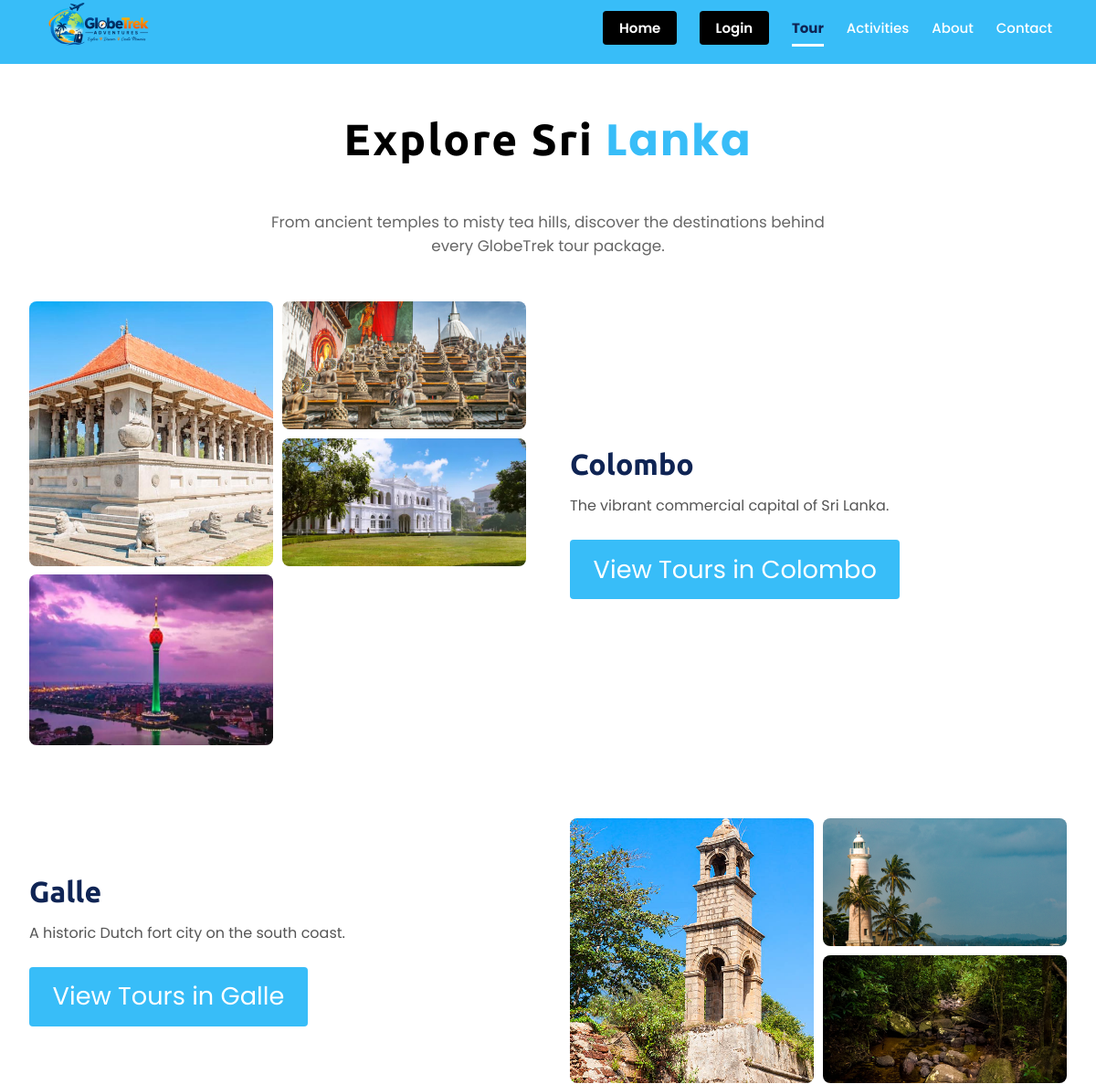
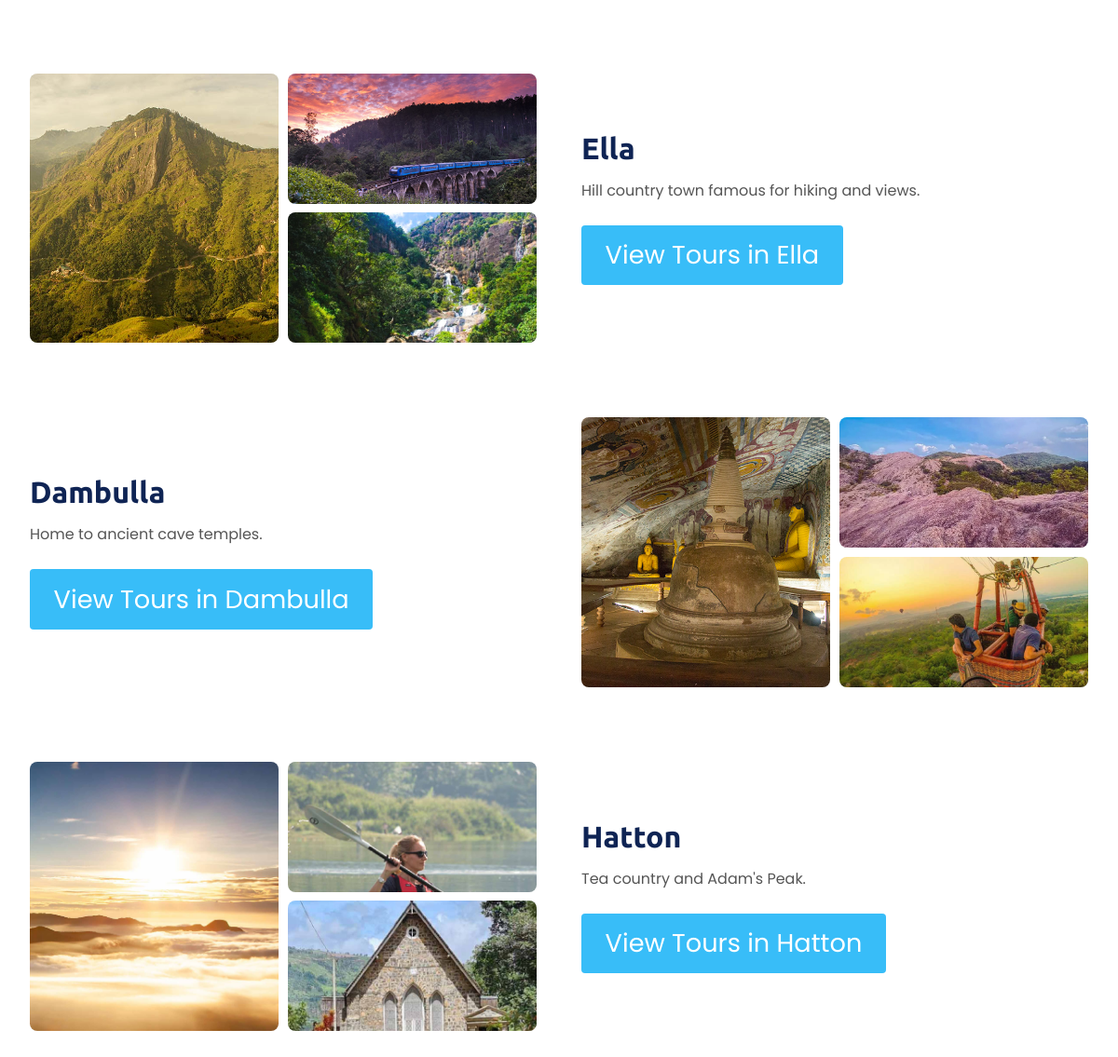
Page /Traveling_Website/php/destinations.php on the committed database (2 pictures, top to bottom).
### tables this page shows
CREATE TABLE destinations (
    destination_id INT AUTO_INCREMENT PRIMARY KEY,
    name            VARCHAR(100) NOT NULL,       
    description     TEXT,
    image_folder    VARCHAR(100)                 
);

### Traveling_Website/php/destinations.php (the view, shortened to what this page needs)
<?php
require 'db_connect.php';
$destinations = $conn->query("SELECT * FROM destinations ORDER BY destination_id");
$destination_images = [
    'Colombo'  => ['Independence-Square-800-x-500.jpg', 'Gangaramaya-Temple.jpg', 'Colombo-National-Museum.jpg', 'Nelum-Tower.jpg'],
    'Galle'    => ['Dutch_fort.jpg', 'Fort-Lighthouse-1.jpg', 'Kanneliya-Forest.jpg'],
    'Ella'     => ['Mini-Adams-peak-800x550-1.jpg', 'Demodara-Bridge.jpg', 'Ravana-Ella-falls.jpg'],
    'Dambulla' => ['Dambulla-Cave-Temple-800-x-500.jpg', 'Rose-quartz-mountain.jpg', 'Hot-Air-Balloon-Ride.jpg'],
    'Hatton'   => ['Adams_peak_sunrise.jpg', 'Kayaking_on_Castlereagh.jpg', 'Warleigh_Church.jpg'],
];
$user_id = isset($_SESSION['user_id']) ? $_SESSION['user_id'] : null;
?>
<!DOCTYPE html>
<html lang="en">
<head>
    <link rel="stylesheet" href="../css/style.css">
    <link rel="stylesheet" href="../css/responsive.css">
    <link rel="stylesheet" href="../css/destinations.css">
</head>
<body>
<header>
    <div class="container">
        <nav>
            <div class="logo"><img src="../img/logo.png" alt="logo"></div>
            <ul class="nav-links">
                <li><a href="../html/index.html" class="nav-tab-dark">Home</a></li>
                <?php if ($user_id): ?>
                    <li><a href="<?php echo $_SESSION['role']; ?>_dashboard.php">My Dashboard</a></li>
                <?php else: ?>
                    <li><a href="login.php" class="nav-tab-dark">Login</a></li>
                <?php endif; ?>
                <li><a href="destinations.php" class="active">Tour</a></li>
                <li><a href="activities.php">Activities</a></li>
                <li><a href="about.php">About</a></li>
                <li><a href="contact.php">Contact</a></li>
            </ul>
        </nav>
    </div>
</header>
<main class="destinations-page">
    <div class="container">
        <h1 class="headings">Explore Sri <span>Lanka</span></h1>
        <p class="page-intro">
            From ancient temples to misty tea hills, discover the destinations behind every GlobeTrek tour package.
        </p>
        <?php while ($d = $destinations->fetch_assoc()):
            $name   = $d['name'];
            $images = isset($destination_images[$name]) ? $destination_images[$name] : [];
        ?>
            <section class="destination-block">
                <div class="destination-gallery">
                    <?php foreach ($images as $i => $img): ?>
                        <div class="gallery-img gallery-img-<?php echo $i + 1; ?>">
                            <img src="../img/<?php echo htmlspecialchars($name) . '/' . htmlspecialchars($img); ?>"
                                 alt="<?php echo htmlspecialchars($name); ?>">
                        </div>
                    <?php endforeach; ?>
                </div>
                <div class="destination-info">
                    <h2><?php echo htmlspecialchars($name); ?></h2>
                    <p><?php echo htmlspecialchars($d['description']); ?></p>
                    <a href="packages.php?destination=<?php echo $d['destination_id']; ?>" class="primary-btn view-btn">
                        View Tours in <?php echo htmlspecialchars($name); ?>
                    </a>
                </div>
            </section>
        <?php endwhile; ?>
    </div>
</main>
</body>
</html>

### Traveling_Website/css/style.css (style rules this page uses)
:root { --primary-color: #38BDF8; --white-color: #fff; --light-gray-color: #ddd; --blue-color: #0f2454; }
* { padding: 0; margin: 0; box-sizing: border-box; font-family: "poppins", sans-serif; }
html { font-size: 16px; }
.container { max-width: 1440px; margin: 0 auto; padding: 0 2rem; width: 100%; }
img { display: block; width: 100%; height: 100%; object-fit: cover; }
a { text-decoration: none; }
.headings { font-size: 3rem; font-family: "ubuntu"; padding-bottom: 2rem; letter-spacing: 2px; }
.headings span { color: var(--primary-color); }
.primary-btn { width: 50%; outline: none; background-color: var(--primary-color); border: none; padding: 0.7rem; font-size: 1.7rem; border-radius: 4px; color: var(--white-color); cursor: pointer; }
header { padding: 0 1rem; background-color: var(--primary-color); height: 70px; }
.logo { height: 60px; display: flex; align-items: center; }
.logo img { width: 120px; height: auto; object-fit: contain; }
nav { display: flex; justify-content: space-between; align-items: center; }
nav ul { list-style: none; display: flex; align-items: center; gap: 25px; }
nav ul li { margin: 0; position: relative; }
nav ul li a { color: var(--white-color); font-size: 15px; font-weight: 500; transition: 0.3s; }
nav ul li::before { content: ""; position: absolute; top: 30px; width: 0; height: 3px; left: 0; background: var(--white-color); opacity: 0; transition: all 0.3s ease-in; }
nav ul li a.active { color: #0f2454; font-weight: 700; }
nav ul li a.active + li::before, nav ul li:has(a.active)::before { width: 100%; opacity: 1; }
.nav-tab-dark { background-color: #000 !important; color: var(--white-color) !important; padding: 0.5rem 1.1rem !important; border-radius: 4px; font-weight: 600 !important; }
main { position: relative; top: 0; left: 0; width: 100%; height: 100%; }

### Traveling_Website/css/destinations.css (style rules this page uses)
.destinations-page { padding: 3rem 0 5rem; }
.destinations-page .headings { text-align: center; }
.page-intro { text-align: center; max-width: 650px; margin: 0.5rem auto 3rem; color: #666; font-size: 1.05rem; }
.destination-block { display: flex; align-items: center; gap: 3rem; margin-bottom: 5rem; }
.destination-block:nth-child(even) { flex-direction: row-reverse; }
.destination-gallery { flex: 1; display: grid; grid-template-columns: repeat(2, 1fr); grid-template-rows: repeat(2, 140px); gap: 0.6rem; }
.gallery-img { overflow: hidden; border-radius: 8px; }
.gallery-img img { width: 100%; height: 100%; object-fit: cover; transition: transform 0.3s ease; }
.gallery-img-1 { grid-row: span 2; }
.destination-info { flex: 1; }
.destination-info h2 { font-family: "ubuntu"; font-size: 2rem; color: var(--blue-color); margin-bottom: 0.8rem; }
.destination-info p { color: #555; line-height: 1.7; margin-bottom: 1.5rem; }
.view-btn { width: auto; display: inline-block; padding: 0.7rem 1.6rem; text-decoration: none; }

### rows in the picture
destinations: name (picture), name "Colombo", description "The vibrant commercial capital of Sri Lanka."
destinations: name (picture), name "Galle", description "A historic Dutch fort city on the south coast."
destinations: name (picture), name "Ella", description "Hill country town famous for hiking and views."
destinations: name (picture), name "Dambulla", description "Home to ancient cave temples."
destinations: name (picture), name "Hatton", description "Tea country and Adam's Peak."
